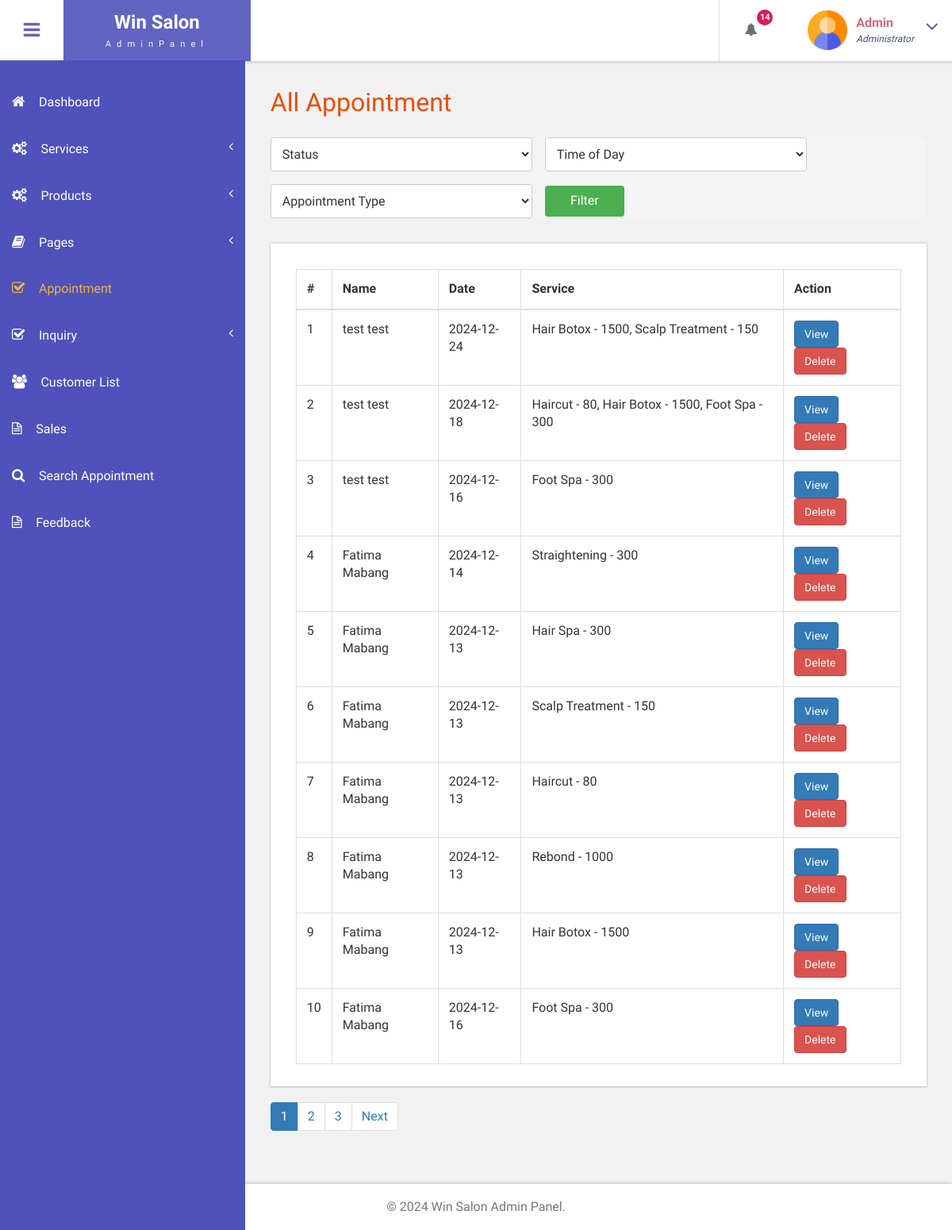
Before: /bfs/admin/all-appointment.php (signed in) with the older database file.
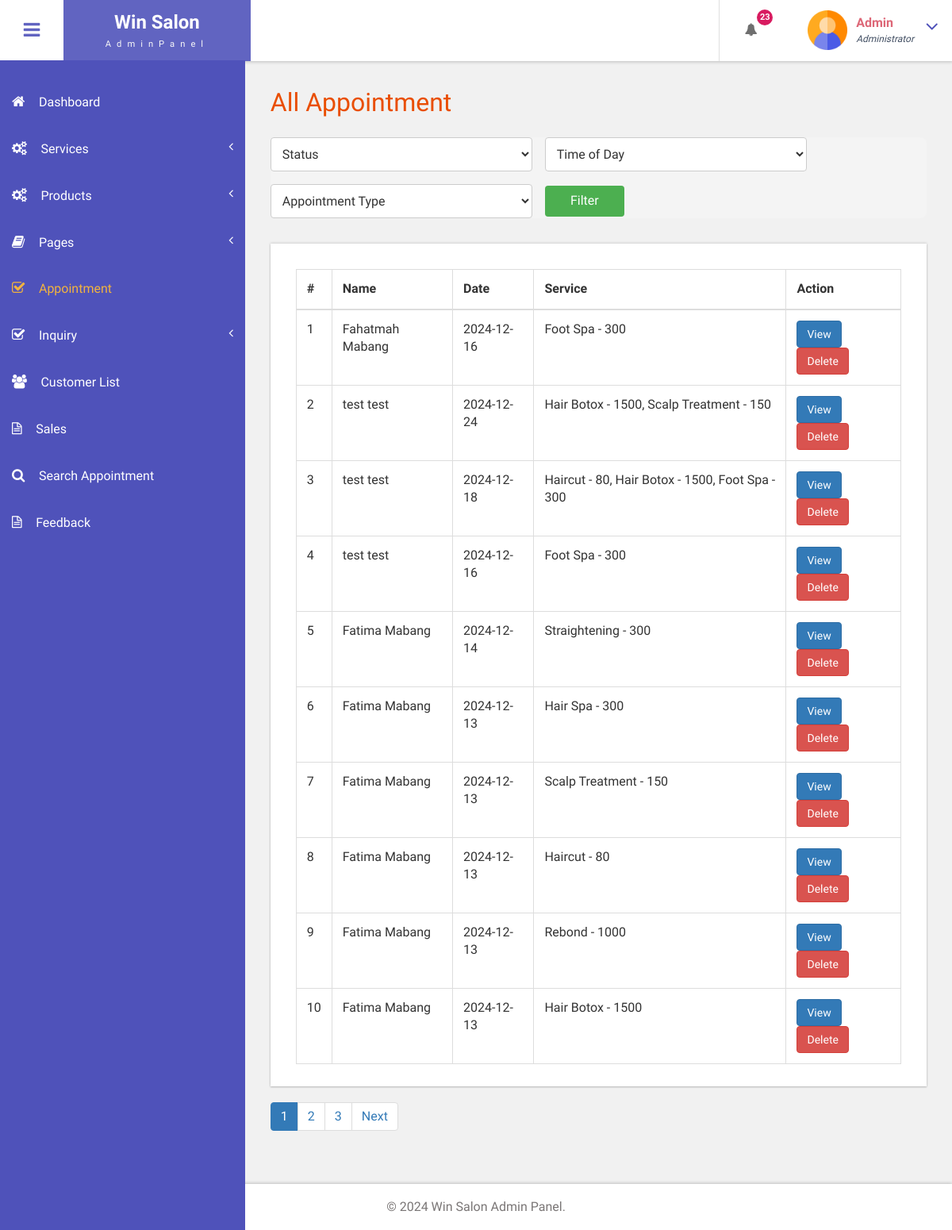
After: the same page with the newer database file.
### tables this page shows
CREATE TABLE `tblbook` (
  `ID` int(10) NOT NULL,
  `UserID` int(10) DEFAULT NULL,
  `AptNumber` int(10) DEFAULT NULL,
  `AptDate` date DEFAULT NULL,
  `AptTime` time DEFAULT NULL,
  `Service` varchar(255) NOT NULL,
  `Message` mediumtext DEFAULT NULL,
  `BookingDate` timestamp NULL DEFAULT current_timestamp(),
  `Remark` varchar(250) DEFAULT NULL,
  `Status` varchar(250) DEFAULT NULL,
  `RemarkDate` timestamp NULL DEFAULT NULL ON UPDATE current_timestamp(),
  `Service_Total_Price` decimal(10,2) DEFAULT 0.00,
  `deleted_at` datetime DEFAULT NULL
);

CREATE TABLE `tbluser` (
  `ID` int(10) NOT NULL,
  `FirstName` varchar(120) DEFAULT NULL,
  `LastName` varchar(250) DEFAULT NULL,
  `MobileNumber` bigint(10) DEFAULT NULL,
  `Email` varchar(120) DEFAULT NULL,
  `Password` varchar(120) DEFAULT NULL,
  `account_activation_hash` varchar(64) DEFAULT NULL,
  `RegDate` timestamp NULL DEFAULT current_timestamp()
);

### bfs/admin/all-appointment.php (the view, shortened to what the changed rows need)
<?php
include('includes/dbconnection.php');
if (strlen($_SESSION['bpmsaid']==0)) {
  header('location:logout.php');
  } else{
    $limit = 10;
    $page = isset($_GET['page']) ? (int)$_GET['page'] : 1;
    $offset = ($page - 1) * $limit;
    $filters = [];
    $filter_sql = count($filters) > 0 ? 'WHERE ' . implode(' AND ', $filters) : '';
    $count_query = "SELECT COUNT(*) AS total FROM tblbook
                    JOIN tbluser ON tbluser.ID = tblbook.UserID
                    $filter_sql AND (tblbook.deleted_at IS NULL OR tblbook.deleted_at < NOW() - INTERVAL 30 DAY)";
    $result = mysqli_query($con, $count_query);
    $row = mysqli_fetch_assoc($result);
    $total_records = $row['total'];
    $total_pages = ceil($total_records / $limit);
  ?>
<!DOCTYPE HTML>
<html>
<head>
<link href="css/bootstrap.css" rel='stylesheet' type='text/css' />
<link href="css/style.css" rel='stylesheet' type='text/css' />
<link href="css/font-awesome.css" rel="stylesheet">
<link href="css/animate.css" rel="stylesheet" type="text/css" media="all">
<link href="css/custom.css" rel="stylesheet">
</head>
<body class="cbp-spmenu-push">
	<div class="main-content">
		 <?php include_once('includes/sidebar.php');?>
		 <?php include_once('includes/header.php');?>
		<div id="page-wrapper">
			<div class="main-page">
				<div class="tables">
					<h3 class="title1">All Appointment</h3>
					<form method="get" action="" class="filter-form">
                        <select name="status" class="filter-select">
                            <option value="">Status</option>
                        </select>
                        <select name="time_of_day" class="filter-select">
                            <option value="">Time of Day</option>
                        </select>
                        <select name="appointment_type" class="filter-select">
                            <option value="">Appointment Type</option>
                        </select>
                        <button type="submit" class="filter-button">Filter</button>
                    </form>
					<div class="table-responsive bs-example widget-shadow">
						<table class="table table-bordered">
							<thead>
								<tr>
									<th>#</th>
									<th>Name</th>
									<th>Date</th>
                                    <th>Service</th>
									<th>Action</th>
								</tr>
							</thead>
							<tbody>
    <?php
    $query = "SELECT tbluser.FirstName, tbluser.LastName, tbluser.MobileNumber, tblbook.ID AS bid, tblbook.AptNumber,
              tblbook.AptDate, tblbook.AptTime, tblbook.Status, tblbook.Service
              FROM tblbook
              JOIN tbluser ON tbluser.ID = tblbook.UserID
              $filter_sql
              AND (tblbook.deleted_at IS NULL OR tblbook.deleted_at < NOW() - INTERVAL 30 DAY)
              ORDER BY tblbook.BookingDate DESC
              LIMIT $limit OFFSET $offset";
    $ret = mysqli_query($con, $query);
    $cnt = $offset + 1;
    if (mysqli_num_rows($ret) > 0) {
        while ($row = mysqli_fetch_array($ret)) {
    ?>
            <tr>
                <td scope="row"><?php echo $cnt; ?></td>
                <td><?php echo $row['FirstName']; ?> <?php echo $row['LastName']; ?></td>
                <td><?php echo $row['AptDate']; ?></td>
                <td><?php echo $row['Service']; ?></td>
                <td>
                    <a href="view-appointment.php?viewid=<?php echo $row['bid']; ?>" class="btn btn-primary">View</a>
                    <a href="all-appointment.php?delid=<?php echo $row['bid']; ?>" class="btn btn-danger" onClick="return confirm('Are you sure you want to delete?')">Delete</a>
                </td>
            </tr>
    <?php
            $cnt++;
        }
    } else {
        echo "<tr><td colspan='8' style='text-align:center;'>No appointments found for the selected filters.</td></tr>";
    }
    ?>
</tbody>
					</table>
					</div>
                <nav>
                    <ul class="pagination">
                        <?php for ($i = 1; $i <= $total_pages; $i++) { ?>
                            <li class="<?php if ($i == $page) echo 'active'; ?>">
                                <a href="all-appointment.php?page=<?php echo $i; ?>"><?php echo $i; ?></a>
                            </li>
                        <?php } ?>
                        <?php if ($page < $total_pages) { ?>
                            <li><a href="all-appointment.php?page=<?php echo $page + 1; ?>">Next</a></li>
                        <?php } ?>
                    </ul>
                </nav>
				</div>
			</div>
		</div>
		 <?php include_once('includes/footer.php');?>
	</div>
</body>
</html>
<?php }  ?>

### bfs/admin/includes/header.php (shortened to what the changed rows need)
<div class="sticky-header header-section ">
      <div class="header-left">
        <button id="showLeftPush"><i class="fa fa-bars"></i></button>
        <div class="logo">
          <a href="index.html">
            <h1>Win Salon</h1>
            <span>AdminPanel</span>
          </a>
        </div>
      </div>
      <div class="header-right">
        <div class="profile_details_left">
          <ul class="nofitications-dropdown">
            <?php
            $ret1 = mysqli_query($con, "SELECT tbluser.FirstName, tbluser.LastName, tblbook.ID as bid, tblbook.AptNumber
                            FROM tblbook
                            JOIN tbluser ON tbluser.ID = tblbook.UserID
                            WHERE tblbook.Status IS NULL
                            ORDER BY tblbook.ID DESC");
            $num = mysqli_num_rows($ret1);
            ?>
            <li class="dropdown head-dpdn">
              <a href="#" class="dropdown-toggle" data-toggle="dropdown" aria-expanded="false"><i class="fa fa-bell"></i><span class="badge blue"><?php echo $num;?></span></a>
            </li>
          </ul>
          <div class="clearfix"> </div>
        </div>
        <div class="profile_details">
        <?php
$adid=$_SESSION['bpmsaid'];
$ret=mysqli_query($con,"select AdminName from tbladmin where ID='$adid'");
$row=mysqli_fetch_array($ret);
$name=$row['AdminName'];
?>
          <ul>
            <li class="dropdown profile_details_drop">
              <a href="#" class="dropdown-toggle" data-toggle="dropdown" aria-expanded="false">
                <div class="profile_img">
                  <span class="prfil-img"><img src="images/admin.png" alt="" width="50" height="50"> </span>
                  <div class="user-name">
                    <p><?php echo $name; ?></p>
                    <span>Administrator</span>
                  </div>
                  <i class="fa fa-angle-down lnr"></i>
                  <div class="clearfix"></div>
                </div>
              </a>
            </li>
          </ul>
        </div>
      </div>
      <div class="clearfix"> </div>
    </div>

Changed rows visible on the page:
no longer on this page (row unchanged): tblbook: UserID.FirstName "Fatima", UserID.LastName "Mabang", AptDate "2024-12-16", Service "Foot Spa - 300"
added tblbook: UserID.FirstName "Fahatmah", UserID.LastName "Mabang", AptDate "2024-12-16", Service "Foot Spa - 300"
Other visible differences:
$num: "14" → "23"
